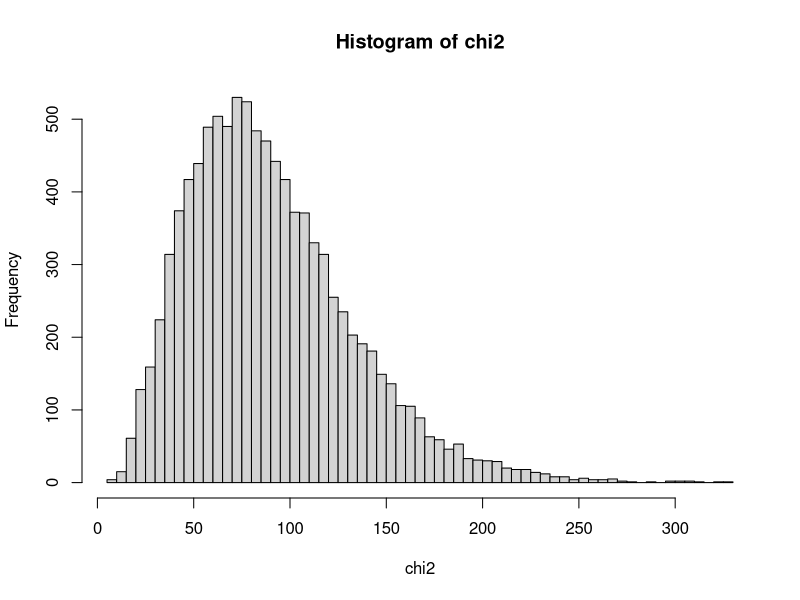

Write the R code that produced this figure.
sims <- 10^4
n <- 10
sigma2 <- 10
mu <- 100
chi2 <- numeric(sims)
for(i in 1:sims){
  stuff <- rnorm(n, mu, sigma2)
  chi2[i] <- (n - 1)*var(stuff)/sigma2
}
hist(chi2, breaks = "scott")
